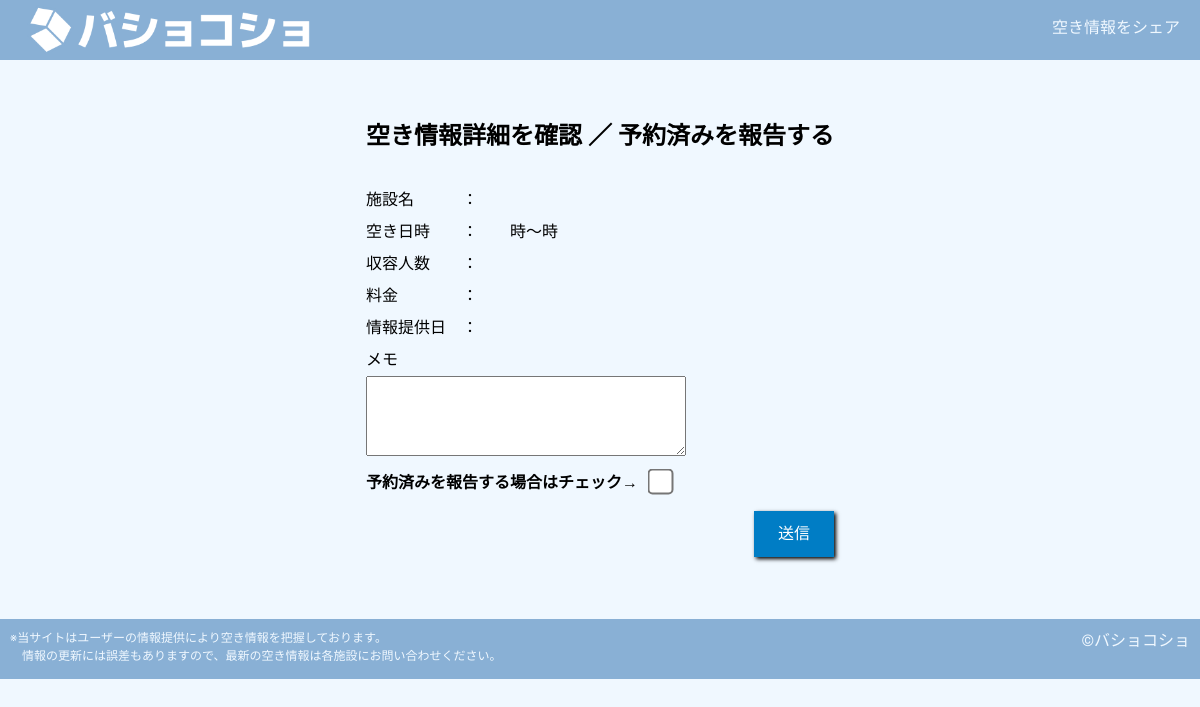
Before: /detail/71 with the older database file.
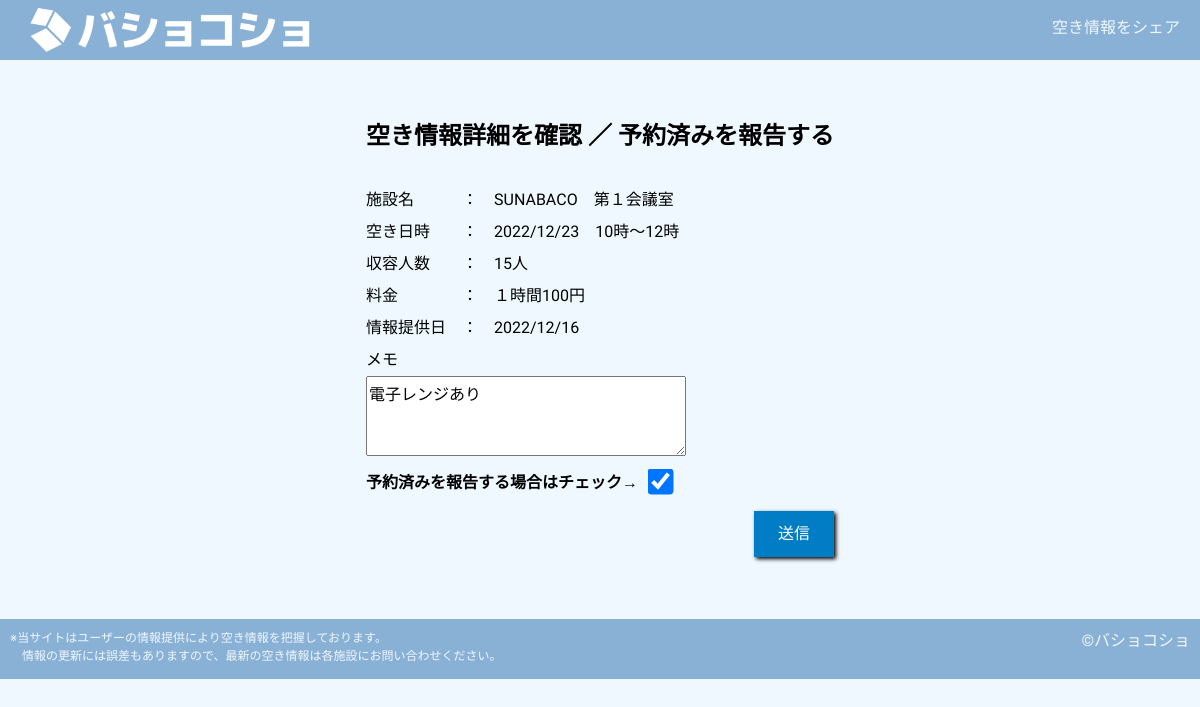
After: the same page with the newer database file.
### tables this page shows
CREATE TABLE "space_list" (
	"ID"	INTEGER NOT NULL,
	"name"	TEXT NOT NULL,
	"space_date"	TEXT NOT NULL,
	"start_time"	INTEGER NOT NULL,
	"end_time"	INTEGER NOT NULL,
	"capacity"	TEXT,
	"price"	TEXT,
	"memo"	TEXT,
	"reserved"	INTEGER NOT NULL DEFAULT 0,
	"createAt"	TEXT,
	PRIMARY KEY("ID" AUTOINCREMENT)
);

### app.py (the view)
@app.route('/detail/<id>')
def detail_get(id):
    conn = sqlite3.connect('bk.db')
    cur = conn.cursor()
    cur.execute("SELECT * FROM space_list WHERE ID = ?;", (id,))
    space = cur.fetchone()
    conn.close()
    return render_template('detail.html', space=space)

### templates/detail.html
{% extends 'base.html' %}
{% block content %}
    <div class="detail-container">
        <h2>空き情報詳細を確認 ／ 予約済みを報告する</h2>
        <br>
        <p>施設名　　　：　{{ space[1] }}</p>
        <p>空き日時　　：　{{ space[2] }}　{{ space[3] }}時～{{ space[4] }}時</p>
        <p>収容人数　　：　{% if space[5] %}{{ space[5] }}{% endif %}</p>
        <p>料金　　　　：　{% if space[6] %}{{ space[6] }}{% endif %}</p>
        <p>情報提供日　：　{{ space[9] }}</p>
        <form action="/detail/{{ space[0] }}" method="post">
            <p>メモ</p>
            <textarea name="memo" id="edit-memo">{% if space[7] %}{{ space[7] }}{% endif %}</textarea>
            <br>
            <strong>予約済みを報告する場合はチェック→</strong><input type="checkbox" name="done" id="edit-done" value="done" {% if space[8] == 1 %} checked {% endif %}>
            <input type="submit" value="送信" class="add-btn">
        </form>
    </div>
{% endblock %}

Changed rows visible on the page:
added space_list: name "SUNABACO 第１会議室", space_date "2022/12/23", start_time "10", end_time "12", capacity "15人", price "１時間100円", createAt "2022/12/16", memo "電子レンジあり", reserved "☑"
Other visible differences:
form field done: "☐" → (not shown)
